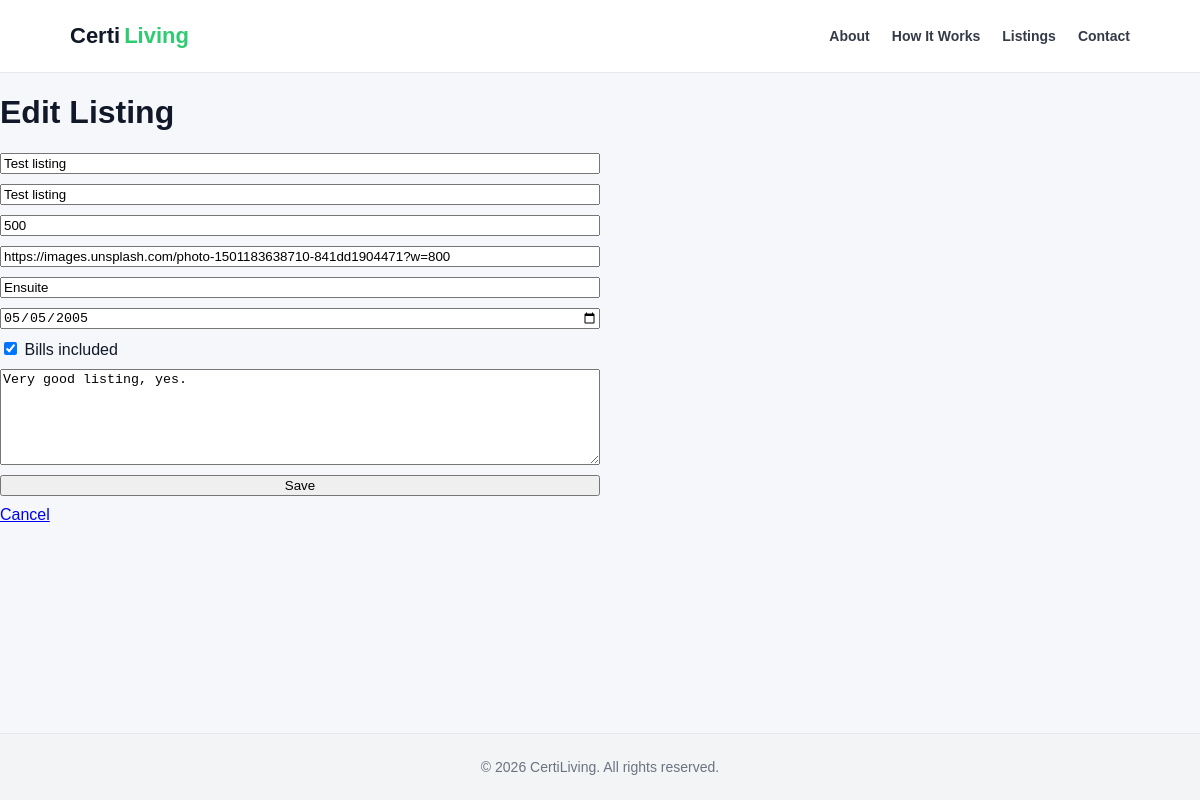
The page /admin/listings/3/edit (signed in) on the database its author committed.
### tables this page shows
CREATE TABLE listings (
    id INTEGER PRIMARY KEY AUTOINCREMENT,

    title TEXT NOT NULL,
    description TEXT NOT NULL,

    city TEXT NOT NULL,
    address TEXT,

    rent_pcm INTEGER NOT NULL,
    deposit INTEGER,

    room_type TEXT,
    bills_included BOOLEAN DEFAULT 0,

    available_from DATE,

    photo_url TEXT,

    created TIMESTAMP DEFAULT CURRENT_TIMESTAMP
);

### app/admin.py (the view, shortened to what this page needs)
@bp.route("/listings/<int:id>/edit", methods=("GET", "POST"))
@admin_required
def listings_edit(id):
    db = get_db()
    listing = db.execute("SELECT * FROM listings WHERE id = ?", (id,)).fetchone()
    if listing is None:
        return "Not found", 404
    return render_template("admin/listings_form.html", listing=listing)

### app/admin.py (called while the page is built)
def admin_required(view):
    @wraps(view)
    def wrapped(*args, **kwargs):
        if not session.get("is_admin"):
            return redirect(url_for("admin.login"))
        return view(*args, **kwargs)
    return wrapped

### app/db.py (called while the page is built)
def get_db():
    if 'db' not in g:
        g.db = sqlite3.connect(
            current_app.config['DATABASE'],
            detect_types=sqlite3.PARSE_DECLTYPES
        )
        g.db.row_factory = sqlite3.Row
        g.db.execute("PRAGMA foreign_keys = ON")
    return g.db

### app/templates/admin/listings_form.html
{% extends "base.html" %}
{% block content %}
<h1>{{ 'Edit' if listing else 'New' }} Listing</h1>
<form method="post" style="display:grid; gap:10px; max-width:600px;">
  <input name="title" placeholder="Title"
         value="{{ listing['title'] if listing else '' }}" required>
  <input name="city" placeholder="City"
         value="{{ listing['city'] if listing else '' }}" required>
  <input name="rent_pcm" type="number" placeholder="Rent PCM" required
         value="{{ listing['rent_pcm'] if listing else '' }}">
  <input name="photo_url" placeholder="Photo URL"
         value="{{ listing['photo_url'] if listing and listing['photo_url'] not in (None, 'None', '') else '' }}">
  <input name="room_type" placeholder="Room type (Ensuite/Studio/Shared)"
         value="{{ listing['room_type'] if listing and listing['room_type'] not in (None, 'None', '') else '' }}">
  <input name="available_from" type="date"
         value="{{ listing['available_from'] if listing and listing['available_from'] not in (None, 'None', '') else '' }}">
  <label>
    <input type="checkbox" name="bills_included"
           {% if listing and listing['bills_included'] %}checked{% endif %}>
    Bills included
  </label>
  <textarea name="description" rows="6" placeholder="Description">{{
    listing['description'] if listing and listing['description'] not in (None, 'None') else ''
  }}</textarea>
  <button type="submit">Save</button>
  <a href="{{ url_for('admin.listings_index') }}">Cancel</a>
</form>
{% endblock %}

### app/static/css/style.css (style rules this page uses)
:root { --max-width: 1100px; --gutter: 20px; --bg: #f6f7fb; --text: #111827; --muted: #6b7280; --accent: #2ecc71; --accent-dark: #27ae60; --border: #e5e7eb; --shadow: 0 8px 25px rgba(0,0,0,0.06); --shadow-soft: 0 4px 10px rgba(0,0,0,0.05); }
*, *::before, *::after { box-sizing: border-box; }
html { scroll-behavior: smooth; }
body { margin: 0; font-family: Arial, sans-serif; background: var(--bg); color: var(--text); min-height: 100vh; display: flex; flex-direction: column; }

### rows shown on the page
listings: title "Test listing", city "Test listing", rent_pcm "500", photo_url "https://images.unsplash.com/photo-1501183638710-841dd1904471?w=800", room_type "Ensuite", available_from "05/05/2005", bills_included "☑", description "Very good listing, yes."

### other values the page prints
{{ 'Edit' if listing else 'New' }} "Edit"
